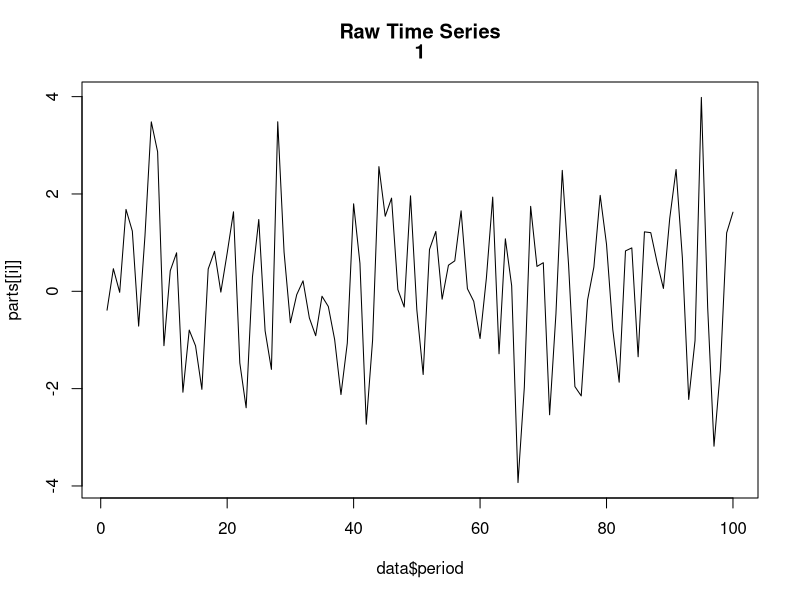
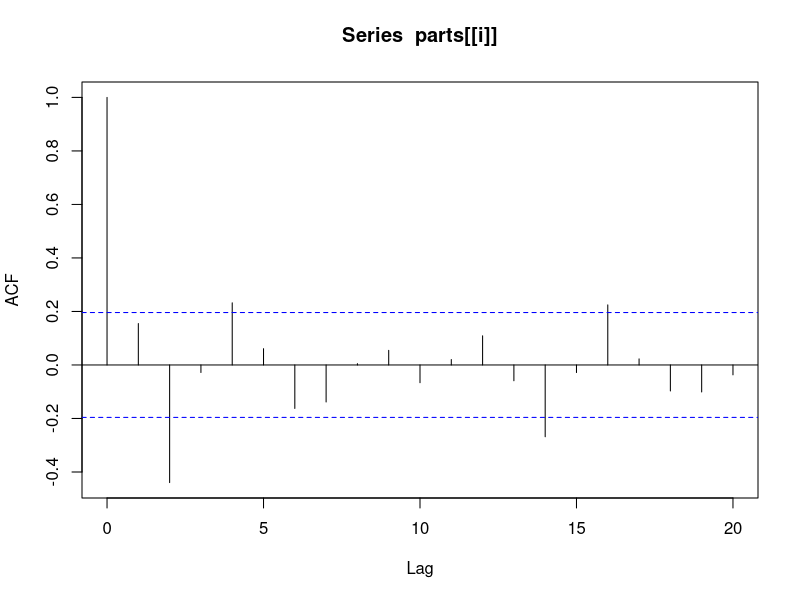
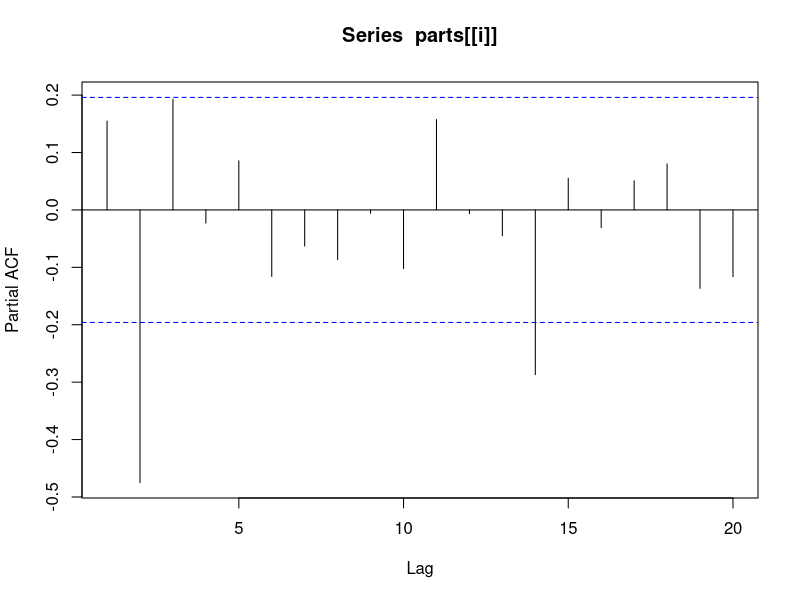
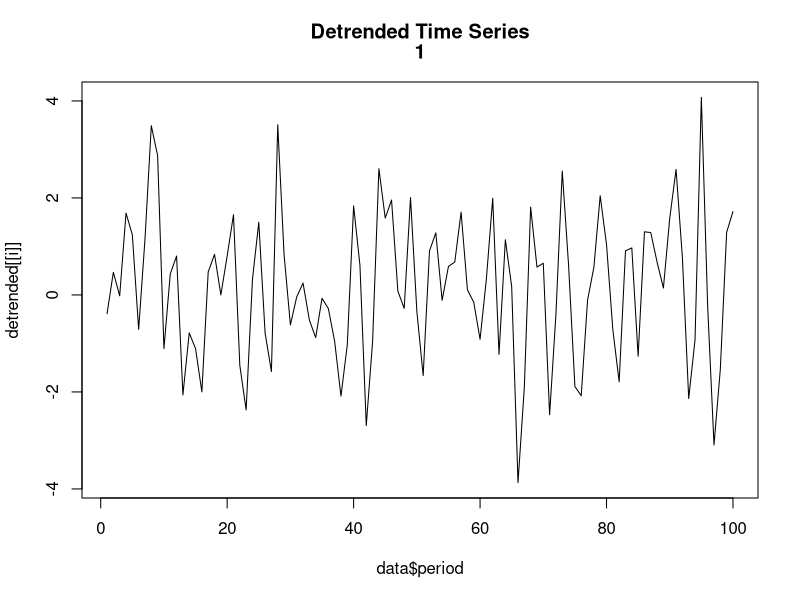
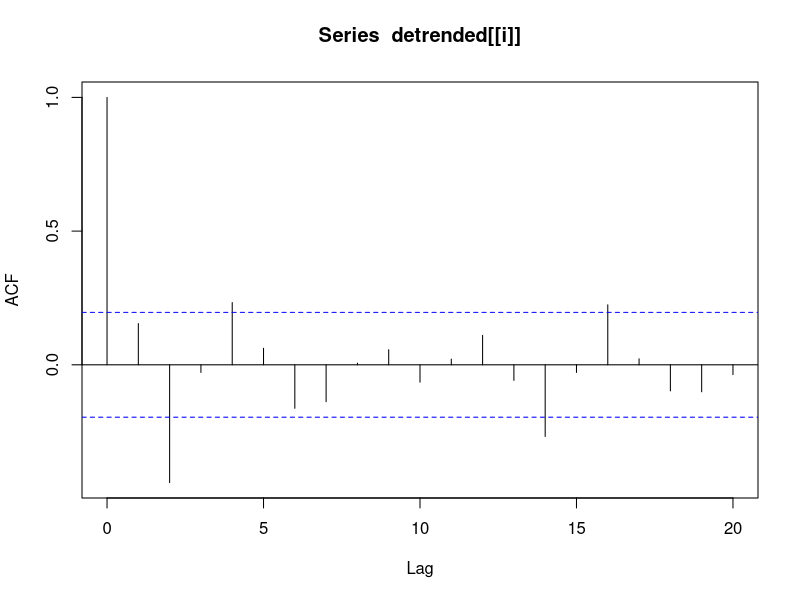
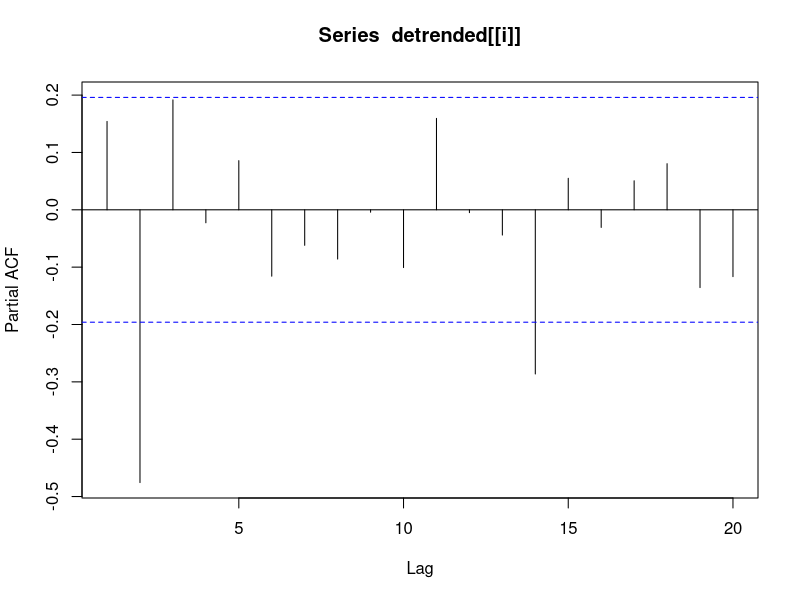
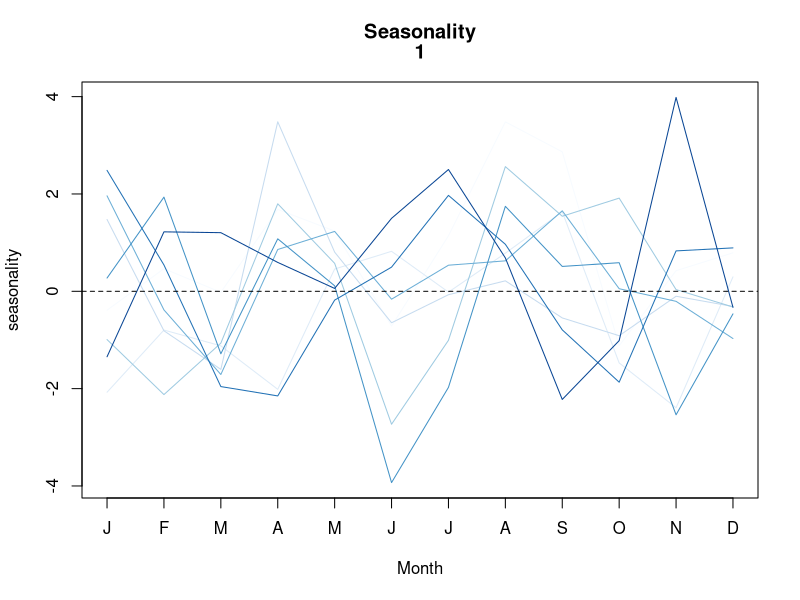
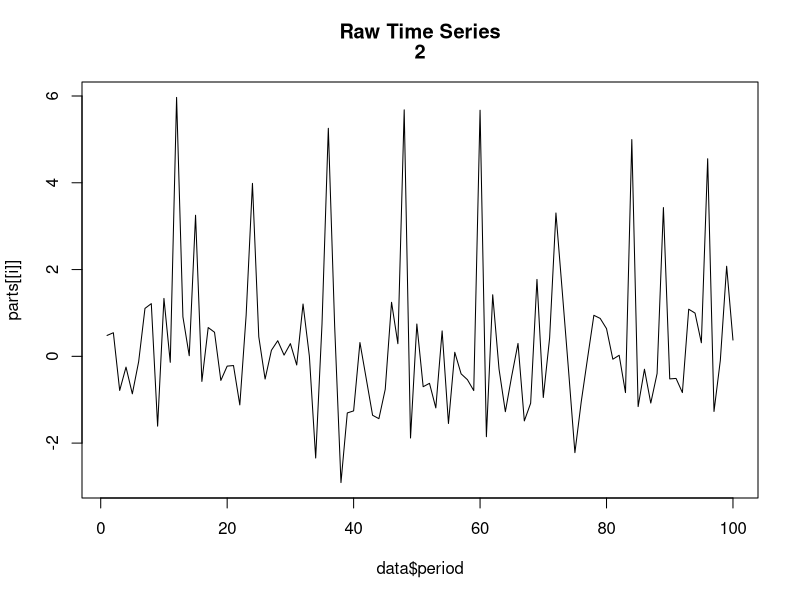

These figures' R source, in order:
## ---- chunk 1
data <- read.csv("Data/mysterytsUW.csv")
library(RColorBrewer)
data$period <- seq(1,100,1)
num.index <- seq(1,18,1)
parts <- NULL
for (i in 1:18){
  parts[[i]] <- data[,i]
}

#null vectors
fit <- NULL
beta <- NULL
detrended <- NULL

#functions

detrend.ts <- function(ts=NULL, beta=NULL, period=NULL){
  detrend <- NULL
  for (i in 1:length(ts)){
    detrend[i] <- ts[i] - beta*period[i]
  }
  return(detrend)
}

seasonality.graph <- function(data, title){
  col <- brewer.pal(8, "Blues")

  # Gather the data (sort the number of deaths by month and year in a matrix)
  seasonality <- matrix(data,nrow=12,ncol=length(data)/12, byrow=FALSE)

  # Repeat them as many times as needed
  col <-  as.vector(t(matrix(col, nrow=length(col), ncol=ceiling(ncol(seasonality)/length(col)))))

  # Plot each year over the months
  matplot(seasonality, type="l", col=col, lty=1, xaxt="n", xlab="Month",
          main=paste0(c("Seasonality",title)))
  axis(1, at=1:12, labels=c("J", "F", "M", "A", "M", "J", "J", "A", "S", "O", "N", "D"))
  abline(a=0,b=0,lty="dashed")
}

#trend

for (i in 1:18){
  #raw ts
  plot(x=data$period, y=parts[[i]], type="l", ylim=range(min(parts[[i]]),max(parts[[i]])),
       main=paste0(c("Raw Time Series",num.index[i])))
  
  #acf/pacf of raw ts
  acf(parts[[i]])
  pacf(parts[[i]])
  
  #trend modeling
  fit[[i]] <- lm(parts[[i]] ~ data$period)
  beta[i] <- fit[[i]]$coefficients[2]
  
  #detrending with plot
  detrended[[i]] <- detrend.ts(ts=parts[[i]], beta[i], period=data$period)
  plot(x=data$period, y=detrended[[i]], type="l", ylim=range(min(detrended[[i]]),max(detrended[[i]])),
       main=paste0(c("Detrended Time Series",num.index[i])))
  
  #acf/pacf of detrended ts
  acf(detrended[[i]])
  pacf(detrended[[i]])
  
  #seasonality graph
  seasonality.graph(data=parts[[i]], title=num.index[i])
}

## ---- chunk 2
# part 2
data2 <- read.csv("Data/mysterytsUW2.csv")
data2$period <- seq(1,1000,1)
parts2 <- NULL
parts2.i <- NULL
parts2.ii <- NULL


for (i in 1:5){
  parts2[[i]] <- data2[,i]
}


for (i in 1:5){
  #question i
  parts2.i[[i]] <- parts2[[i]][1:20]
  
  #raw ts
  plot(x=data2$period[1:20], y=parts2.i[[i]], type="l", ylim=range(min(parts2.i[[i]]),max(parts2.i[[i]])),
       main=paste0(c("Raw Time Series",num.index[i],"Observations: 20")))
  
  #acf/pacf
  acf(parts2.i[[i]])
  pacf(parts2.i[[i]])


  #question ii

  parts2.ii[[i]] <- parts2[[i]][1:100]
  
  #raw ts
  plot(x=data2$period[1:100], y=parts2.ii[[i]], type="l", ylim=range(min(parts2.ii[[i]]),max(parts2.ii[[i]])),
       main=paste0(c("Raw Time Series",num.index[i], "Observations: 100")))
  
  #acf/pacf
  acf(parts2.ii[[i]])
  pacf(parts2.ii[[i]])


  # question iii

  #raw ts
  plot(x=data2$period, y=parts2[[i]], type="l", ylim=range(min(parts2[[i]]),max(parts2[[i]])),
       main=paste0(c("Raw Time Series",num.index[i], "Observations: 1000")))
  
  #acf/pacf
  acf(parts2[[i]])
  pacf(parts2[[i]])
}
